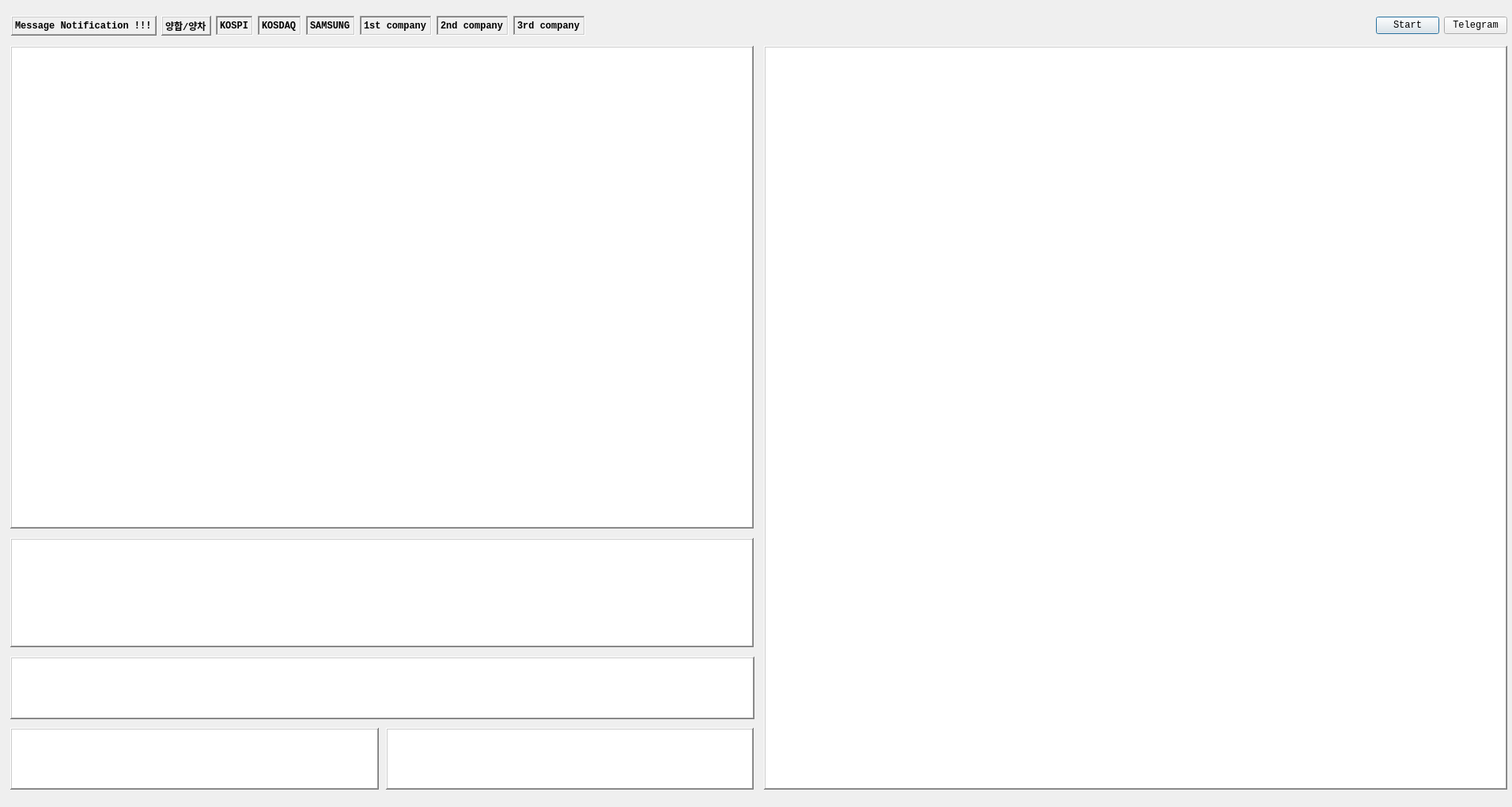
<?xml version="1.0" encoding="UTF-8"?>
<ui version="4.0">
 <class>Dialog</class>
 <widget class="QDialog" name="Dialog">
  <property name="geometry">
   <rect>
    <x>0</x>
    <y>0</y>
    <width>1912</width>
    <height>1020</height>
   </rect>
  </property>
  <property name="font">
   <font>
    <family>Consolas</family>
    <pointsize>9</pointsize>
    <weight>75</weight>
    <bold>true</bold>
   </font>
  </property>
  <property name="windowTitle">
   <string>선물옵션 전광판</string>
  </property>
  <widget class="QTableWidget" name="tableWidget_put">
   <property name="geometry">
    <rect>
     <x>966</x>
     <y>58</y>
     <width>940</width>
     <height>940</height>
    </rect>
   </property>
   <property name="font">
    <font>
     <family>Consolas</family>
     <weight>50</weight>
     <bold>false</bold>
    </font>
   </property>
   <property name="focusPolicy">
    <enum>Qt::NoFocus</enum>
   </property>
   <property name="frameShape">
    <enum>QFrame::WinPanel</enum>
   </property>
   <property name="frameShadow">
    <enum>QFrame::Raised</enum>
   </property>
   <property name="lineWidth">
    <number>1</number>
   </property>
   <property name="sizeAdjustPolicy">
    <enum>QAbstractScrollArea::AdjustToContents</enum>
   </property>
  </widget>
  <widget class="QTableWidget" name="tableWidget_call">
   <property name="geometry">
    <rect>
     <x>13</x>
     <y>58</y>
     <width>940</width>
     <height>610</height>
    </rect>
   </property>
   <property name="font">
    <font>
     <family>Consolas</family>
     <weight>50</weight>
     <bold>false</bold>
    </font>
   </property>
   <property name="focusPolicy">
    <enum>Qt::NoFocus</enum>
   </property>
   <property name="frameShape">
    <enum>QFrame::WinPanel</enum>
   </property>
   <property name="frameShadow">
    <enum>QFrame::Raised</enum>
   </property>
   <property name="lineWidth">
    <number>1</number>
   </property>
   <property name="sizeAdjustPolicy">
    <enum>QAbstractScrollArea::AdjustToContents</enum>
   </property>
  </widget>
  <widget class="QWidget" name="layoutWidget">
   <property name="geometry">
    <rect>
     <x>14</x>
     <y>20</y>
     <width>1892</width>
     <height>25</height>
    </rect>
   </property>
   <layout class="QHBoxLayout" name="horizontalLayout">
    <item>
     <widget class="QLabel" name="label_msg">
      <property name="font">
       <font>
        <weight>75</weight>
        <italic>false</italic>
        <bold>true</bold>
       </font>
      </property>
      <property name="frameShape">
       <enum>QFrame::WinPanel</enum>
      </property>
      <property name="frameShadow">
       <enum>QFrame::Raised</enum>
      </property>
      <property name="text">
       <string>Message Notification !!!</string>
      </property>
     </widget>
    </item>
    <item>
     <widget class="QLabel" name="label_atm">
      <property name="font">
       <font>
        <weight>75</weight>
        <italic>false</italic>
        <bold>true</bold>
       </font>
      </property>
      <property name="frameShape">
       <enum>QFrame::WinPanel</enum>
      </property>
      <property name="frameShadow">
       <enum>QFrame::Raised</enum>
      </property>
      <property name="text">
       <string>양합/양차</string>
      </property>
     </widget>
    </item>
    <item>
     <widget class="QLabel" name="label_kospi">
      <property name="font">
       <font>
        <family>Consolas</family>
        <weight>75</weight>
        <italic>false</italic>
        <bold>true</bold>
       </font>
      </property>
      <property name="frameShape">
       <enum>QFrame::WinPanel</enum>
      </property>
      <property name="frameShadow">
       <enum>QFrame::Sunken</enum>
      </property>
      <property name="text">
       <string>KOSPI</string>
      </property>
     </widget>
    </item>
    <item>
     <widget class="QLabel" name="label_kosdaq">
      <property name="font">
       <font>
        <family>Consolas</family>
        <weight>75</weight>
        <italic>false</italic>
        <bold>true</bold>
       </font>
      </property>
      <property name="frameShape">
       <enum>QFrame::WinPanel</enum>
      </property>
      <property name="frameShadow">
       <enum>QFrame::Sunken</enum>
      </property>
      <property name="text">
       <string>KOSDAQ</string>
      </property>
     </widget>
    </item>
    <item>
     <widget class="QLabel" name="label_samsung">
      <property name="font">
       <font>
        <family>Consolas</family>
        <weight>75</weight>
        <italic>false</italic>
        <bold>true</bold>
       </font>
      </property>
      <property name="frameShape">
       <enum>QFrame::WinPanel</enum>
      </property>
      <property name="frameShadow">
       <enum>QFrame::Sunken</enum>
      </property>
      <property name="text">
       <string>SAMSUNG</string>
      </property>
     </widget>
    </item>
    <item>
     <widget class="QLabel" name="label_1st">
      <property name="font">
       <font>
        <family>Consolas</family>
        <weight>75</weight>
        <italic>false</italic>
        <bold>true</bold>
       </font>
      </property>
      <property name="frameShape">
       <enum>QFrame::WinPanel</enum>
      </property>
      <property name="frameShadow">
       <enum>QFrame::Sunken</enum>
      </property>
      <property name="text">
       <string>1st company</string>
      </property>
      <property name="margin">
       <number>0</number>
      </property>
     </widget>
    </item>
    <item>
     <widget class="QLabel" name="label_2nd">
      <property name="font">
       <font>
        <family>Consolas</family>
        <weight>75</weight>
        <italic>false</italic>
        <bold>true</bold>
       </font>
      </property>
      <property name="frameShape">
       <enum>QFrame::WinPanel</enum>
      </property>
      <property name="frameShadow">
       <enum>QFrame::Sunken</enum>
      </property>
      <property name="text">
       <string>2nd company</string>
      </property>
     </widget>
    </item>
    <item>
     <widget class="QLabel" name="label_3rd">
      <property name="font">
       <font>
        <family>Consolas</family>
        <weight>75</weight>
        <italic>false</italic>
        <bold>true</bold>
       </font>
      </property>
      <property name="frameShape">
       <enum>QFrame::WinPanel</enum>
      </property>
      <property name="frameShadow">
       <enum>QFrame::Sunken</enum>
      </property>
      <property name="text">
       <string>3rd company</string>
      </property>
     </widget>
    </item>
    <item>
     <spacer name="horizontalSpacer">
      <property name="orientation">
       <enum>Qt::Horizontal</enum>
      </property>
      <property name="sizeHint" stdset="0">
       <size>
        <width>40</width>
        <height>20</height>
       </size>
      </property>
     </spacer>
    </item>
    <item>
     <widget class="QPushButton" name="pushButton_add">
      <property name="maximumSize">
       <size>
        <width>100</width>
        <height>16777215</height>
       </size>
      </property>
      <property name="font">
       <font>
        <family>Consolas</family>
        <weight>50</weight>
        <bold>false</bold>
       </font>
      </property>
      <property name="text">
       <string>Start</string>
      </property>
     </widget>
    </item>
    <item>
     <widget class="QPushButton" name="pushButton_remove">
      <property name="maximumSize">
       <size>
        <width>100</width>
        <height>16777215</height>
       </size>
      </property>
      <property name="font">
       <font>
        <family>Consolas</family>
        <weight>50</weight>
        <bold>false</bold>
       </font>
      </property>
      <property name="focusPolicy">
       <enum>Qt::NoFocus</enum>
      </property>
      <property name="text">
       <string>Telegram</string>
      </property>
     </widget>
    </item>
   </layout>
  </widget>
  <widget class="QTableWidget" name="tableWidget_fut">
   <property name="geometry">
    <rect>
     <x>13</x>
     <y>680</y>
     <width>940</width>
     <height>138</height>
    </rect>
   </property>
   <property name="font">
    <font>
     <family>Consolas</family>
     <weight>50</weight>
     <bold>false</bold>
    </font>
   </property>
   <property name="focusPolicy">
    <enum>Qt::NoFocus</enum>
   </property>
   <property name="frameShape">
    <enum>QFrame::WinPanel</enum>
   </property>
   <property name="frameShadow">
    <enum>QFrame::Raised</enum>
   </property>
  </widget>
  <widget class="QTableWidget" name="tableWidget_supply">
   <property name="geometry">
    <rect>
     <x>488</x>
     <y>920</y>
     <width>465</width>
     <height>78</height>
    </rect>
   </property>
   <property name="font">
    <font>
     <family>Consolas</family>
    </font>
   </property>
   <property name="focusPolicy">
    <enum>Qt::NoFocus</enum>
   </property>
   <property name="frameShape">
    <enum>QFrame::WinPanel</enum>
   </property>
   <property name="frameShadow">
    <enum>QFrame::Raised</enum>
   </property>
   <property name="sizeAdjustPolicy">
    <enum>QAbstractScrollArea::AdjustToContents</enum>
   </property>
  </widget>
  <widget class="QTableWidget" name="tableWidget_quote">
   <property name="geometry">
    <rect>
     <x>13</x>
     <y>830</y>
     <width>941</width>
     <height>79</height>
    </rect>
   </property>
   <property name="font">
    <font>
     <family>Consolas</family>
     <weight>50</weight>
     <bold>false</bold>
    </font>
   </property>
   <property name="focusPolicy">
    <enum>Qt::NoFocus</enum>
   </property>
   <property name="frameShape">
    <enum>QFrame::WinPanel</enum>
   </property>
   <property name="frameShadow">
    <enum>QFrame::Raised</enum>
   </property>
   <property name="sizeAdjustPolicy">
    <enum>QAbstractScrollArea::AdjustToContents</enum>
   </property>
  </widget>
  <widget class="QTextBrowser" name="textBrowser">
   <property name="geometry">
    <rect>
     <x>13</x>
     <y>920</y>
     <width>466</width>
     <height>78</height>
    </rect>
   </property>
   <property name="font">
    <font>
     <family>Consolas</family>
     <weight>75</weight>
     <bold>true</bold>
    </font>
   </property>
   <property name="focusPolicy">
    <enum>Qt::StrongFocus</enum>
   </property>
   <property name="frameShape">
    <enum>QFrame::WinPanel</enum>
   </property>
   <property name="frameShadow">
    <enum>QFrame::Raised</enum>
   </property>
   <property name="sizeAdjustPolicy">
    <enum>QAbstractScrollArea::AdjustToContents</enum>
   </property>
  </widget>
 </widget>
 <resources/>
 <connections>
  <connection>
   <sender>pushButton_add</sender>
   <signal>clicked()</signal>
   <receiver>Dialog</receiver>
   <slot>AddCode()</slot>
   <hints>
    <hint type="sourcelabel">
     <x>457</x>
     <y>20</y>
    </hint>
    <hint type="destinationlabel">
     <x>458</x>
     <y>-8</y>
    </hint>
   </hints>
  </connection>
  <connection>
   <sender>pushButton_remove</sender>
   <signal>clicked()</signal>
   <receiver>Dialog</receiver>
   <slot>RemoveCode()</slot>
   <hints>
    <hint type="sourcelabel">
     <x>496</x>
     <y>20</y>
    </hint>
    <hint type="destinationlabel">
     <x>461</x>
     <y>-22</y>
    </hint>
   </hints>
  </connection>
 </connections>
 <slots>
  <slot>AddCode()</slot>
  <slot>RemoveCode()</slot>
 </slots>
</ui>
